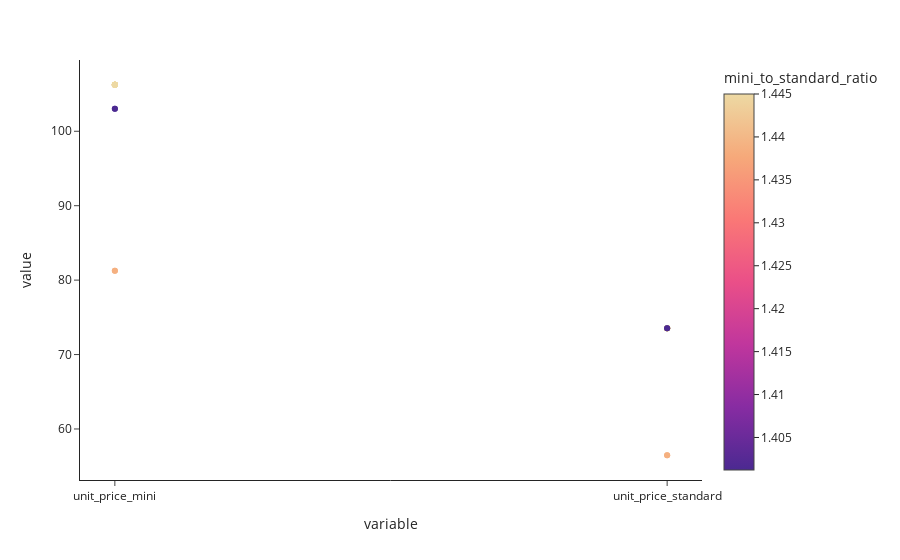

Notebook code for this chart:
### Code cell
import pandas as pd
import plotly.express as px



# # Create a slope plot using Plotly Express
# fig = px.line(df, x='Category', y=, color='Category', markers=True)

# # Update the layout for better visualization
# fig.update_layout(
#     title='Slope Plot',
#     xaxis_title='X Values',
#     yaxis_title='Y Values',
#     legend_title='Category',
#     xaxis=dict(tickvals=[1, 20], dtick=1),
#     yaxis=dict(tickvals=[1, 20], dtick=1),
# )
PLOT_TEMPLATE_THEME = 'simple_white'

# # Show the plot
# fig.show()
df['mini_to_standard_ratio'] = df['mini_to_standard_ratio'].astype(float)
fig = px.scatter(df[df['brand_name']=='PHLUR'],
                y="value",
                x="variable",
                color="mini_to_standard_ratio",
                color_continuous_scale='agsunset',
                 template=PLOT_TEMPLATE_THEME,
                # hover_data={
                #     "brand_name":True,
                #     "product_name":True,
                #     "amount_adj_mini":':.2f',
                #     "amount_adj_standard":':.2f',
                #     "mini_to_standard_ratio":':.2f',
                #     "prod_rank":False,
                #     "index":True
                # },
                # markers=True
    )

fig.show()

### Figure 1 — Plotly figure (JSON) as saved in the notebook; plotly's stock layout.template omitted (floating-point values rounded to 4 significant figures)
{"data": [{"hovertemplate": "variable=%{x}<br>value=%{y}<br>mini_to_standard_ratio=%{marker.color}<extra></extra>", "legendgroup": "", "marker": {"color": [1.445, 1.445, 1.445, 1.445, 1.445, 1.445, 1.445, 1.445, 1.445, 1.445, 1.445, 1.445, 1.445, 1.445, 1.401, 1.401, 1.439, 1.439, 1.445, 1.445, 1.445, 1.445, 1.445, 1.445, 1.445, 1.445, 1.445, 1.445, 1.445, 1.445, 1.445, 1.445, 1.401, 1.401, 1.439, 1.439], "coloraxis": "coloraxis", "symbol": "circle"}, "mode": "markers", "name": "", "orientation": "v", "showlegend": false, "type": "scatter", "x": ["unit_price_mini", "unit_price_mini", "unit_price_mini", "unit_price_mini", "unit_price_mini", "unit_price_mini", "unit_price_mini", "unit_price_mini", "unit_price_mini", "unit_price_mini", "unit_price_mini", "unit_price_mini", "unit_price_mini", "unit_price_mini", "unit_price_mini", "unit_price_mini", "unit_price_mini", "unit_price_mini", "unit_price_standard", "unit_price_standard", "unit_price_standard", "unit_price_standard", "unit_price_standard", "unit_price_standard", "unit_price_standard", "unit_price_standard", "unit_price_standard", "unit_price_standard", "unit_price_standard", "unit_price_standard", "unit_price_standard", "unit_price_standard", "unit_price_standard", "unit_price_standard", "unit_price_standard", "unit_price_standard"], "xaxis": "x", "y": [106.2, 106.2, 106.2, 106.2, 106.2, 106.2, 106.2, 106.2, 106.2, 106.2, 106.2, 106.2, 106.2, 106.2, 103.0, 103.0, 81.25, 81.25, 73.53, 73.53, 73.53, 73.53, 73.53, 73.53, 73.53, 73.53, 73.53, 73.53, 73.53, 73.53, 73.53, 73.53, 73.53, 73.53, 56.47, 56.47], "yaxis": "y"}], "layout": {"autosize": true, "coloraxis": {"colorbar": {"title": {"text": "mini_to_standard_ratio"}}, "colorscale": [[0, "rgb(75, 41, 145)"], [0.1667, "rgb(135, 44, 162)"], [0.3333, "rgb(192, 54, 157)"], [0.5, "rgb(234, 79, 136)"], [0.6667, "rgb(250, 120, 118)"], [0.8333, "rgb(246, 169, 122)"], [1, "rgb(237, 217, 163)"]]}, "legend": {"tracegroupgap": 0}, "margin": {"t": 60}, "xaxis": {"anchor": "y", "autorange": true, "domain": [0, 1], "range": [-0.06353, 1.064], "title": {"text": "variable"}, "type": "category"}, "yaxis": {"anchor": "x", "autorange": true, "domain": [0, 1], "range": [52.62, 110.1], "title": {"text": "value"}, "type": "linear"}}}
